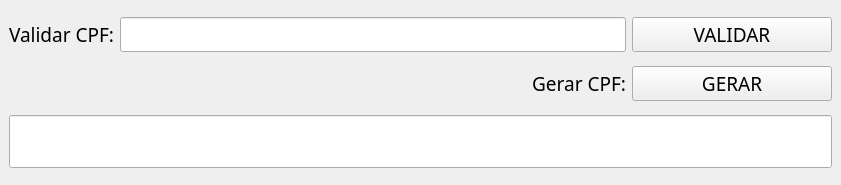
<?xml version="1.0" encoding="UTF-8"?>
<ui version="4.0">
 <class>MainWindow</class>
 <widget class="QMainWindow" name="MainWindow">
  <property name="geometry">
   <rect>
    <x>0</x>
    <y>0</y>
    <width>841</width>
    <height>185</height>
   </rect>
  </property>
  <property name="windowTitle">
   <string>Valida ou gera CPF</string>
  </property>
  <property name="layoutDirection">
   <enum>Qt::LeftToRight</enum>
  </property>
  <widget class="QWidget" name="centralwidget">
   <layout class="QGridLayout" name="gridLayout">
    <item row="0" column="0">
     <widget class="QLabel" name="label">
      <property name="font">
       <font>
        <family>Segoe UI Semilight</family>
        <pointsize>14</pointsize>
       </font>
      </property>
      <property name="text">
       <string>Validar CPF:</string>
      </property>
     </widget>
    </item>
    <item row="0" column="1">
     <widget class="QLineEdit" name="inputValidaCpf">
      <property name="font">
       <font>
        <family>Segoe UI Semilight</family>
        <pointsize>14</pointsize>
       </font>
      </property>
     </widget>
    </item>
    <item row="0" column="2">
     <widget class="QPushButton" name="btnValidaCpf">
      <property name="minimumSize">
       <size>
        <width>200</width>
        <height>0</height>
       </size>
      </property>
      <property name="font">
       <font>
        <family>Segoe UI Semilight</family>
        <pointsize>14</pointsize>
       </font>
      </property>
      <property name="text">
       <string>VALIDAR</string>
      </property>
     </widget>
    </item>
    <item row="1" column="1">
     <widget class="QLabel" name="label_2">
      <property name="font">
       <font>
        <family>Segoe UI Semilight</family>
        <pointsize>14</pointsize>
       </font>
      </property>
      <property name="text">
       <string>Gerar CPF:</string>
      </property>
      <property name="alignment">
       <set>Qt::AlignRight|Qt::AlignTrailing|Qt::AlignVCenter</set>
      </property>
     </widget>
    </item>
    <item row="1" column="2">
     <widget class="QPushButton" name="btnGeraCpf">
      <property name="font">
       <font>
        <family>Segoe UI Semilight</family>
        <pointsize>14</pointsize>
       </font>
      </property>
      <property name="text">
       <string>GERAR</string>
      </property>
     </widget>
    </item>
    <item row="2" column="0" colspan="3">
     <widget class="QLineEdit" name="labelRetorno">
      <property name="font">
       <font>
        <family>Segoe UI Semibold</family>
        <pointsize>24</pointsize>
        <weight>75</weight>
        <bold>true</bold>
       </font>
      </property>
      <property name="styleSheet">
       <string notr="true">color: green</string>
      </property>
      <property name="alignment">
       <set>Qt::AlignCenter</set>
      </property>
      <property name="readOnly">
       <bool>true</bool>
      </property>
     </widget>
    </item>
   </layout>
  </widget>
 </widget>
 <resources/>
 <connections/>
</ui>
